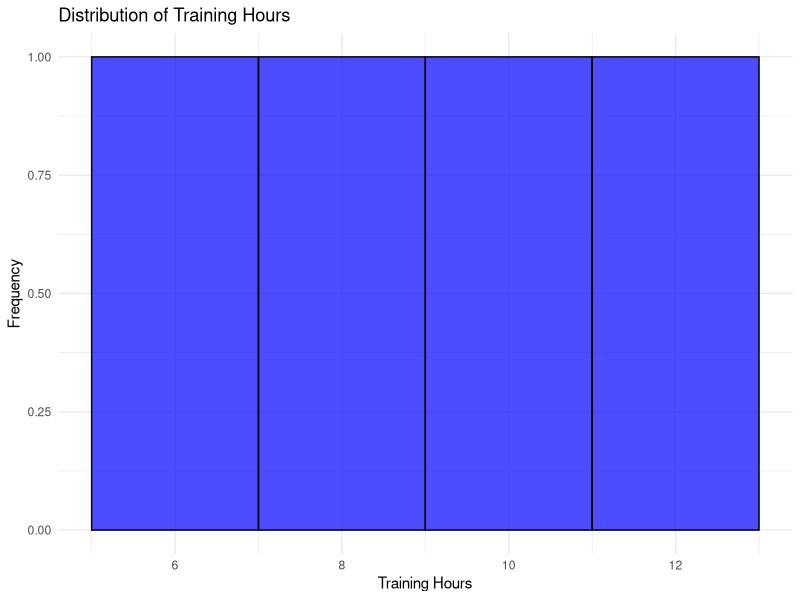
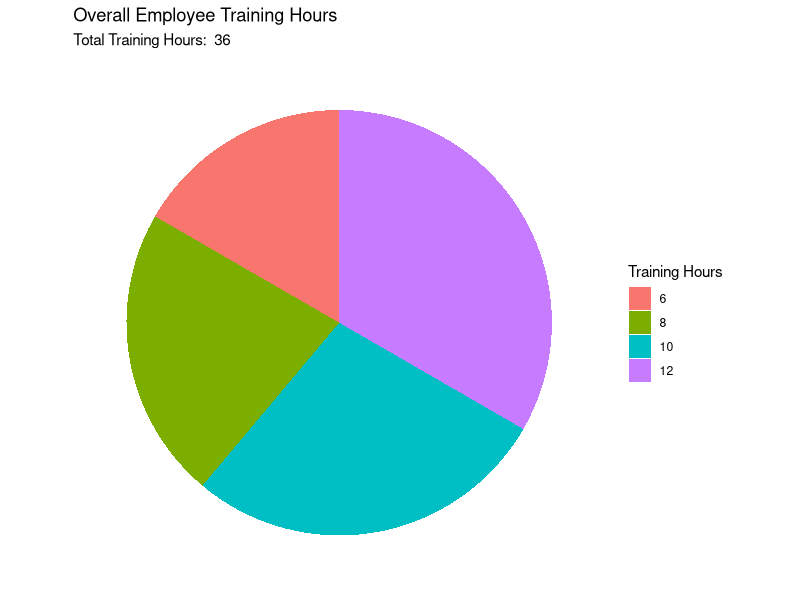
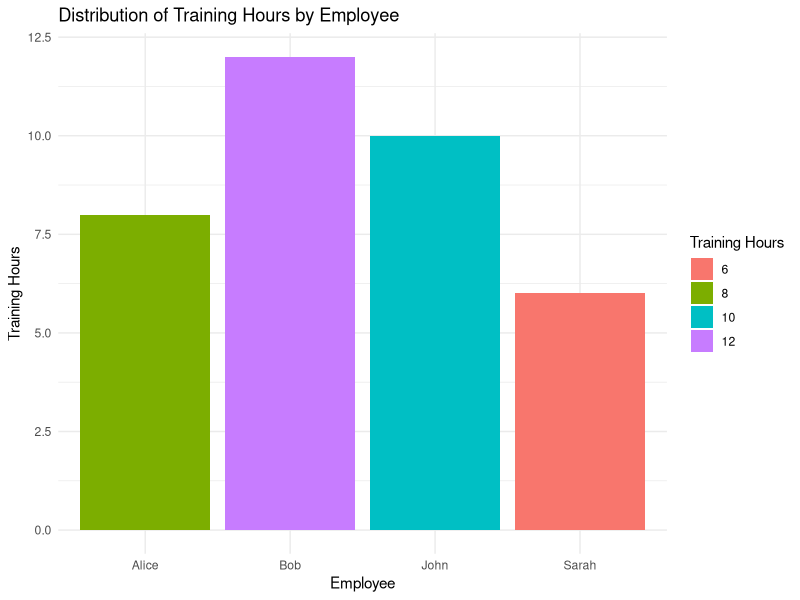

The R script that drew these images, in order:
# Employee training data
training_data <- data.frame(
  Employee = c("John", "Alice", "Bob", "Sarah"),
  Department = c("HR", "Sales", "IT", "Finance"),
  Training_Hours = c(10, 8, 12, 6)
)

# Load necessary libraries
library(ggplot2)

# Check the structure of the training_data dataframe
str(training_data)

# Plotting

# a. Histogram for the distribution of Training Hours
histogram_training_hours <- ggplot(training_data, aes(x = Training_Hours)) +
  geom_histogram(binwidth = 2, color = "black", fill = "blue", alpha = 0.7) +
  labs(title = "Distribution of Training Hours",
       x = "Training Hours",
       y = "Frequency") +
  theme_minimal()

print(histogram_training_hours)

# b. Pie chart for the overall employee Training hours
total_training_hours <- sum(training_data$Training_Hours)

pie_chart <- ggplot(training_data, aes(x = "", y = Training_Hours, fill = as.factor(Training_Hours))) +
  geom_bar(stat = "identity", width = 1) +
  coord_polar(theta = "y") +
  labs(title = "Overall Employee Training Hours",
       fill = "Training Hours",
       subtitle = paste("Total Training Hours: ", total_training_hours)) +
  theme_minimal() +
  theme(axis.text = element_blank(),
        axis.title = element_blank(),
        panel.grid = element_blank())

print(pie_chart)

# c. Stacked bar chart for the distribution of training hours by Employee
stacked_bar_chart <- ggplot(training_data, aes(x = Employee, y = Training_Hours, fill = as.factor(Training_Hours))) +
  geom_bar(stat = "identity") +
  labs(title = "Distribution of Training Hours by Employee",
       x = "Employee",
       y = "Training Hours",
       fill = "Training Hours") +
  theme_minimal()

print(stacked_bar_chart)
